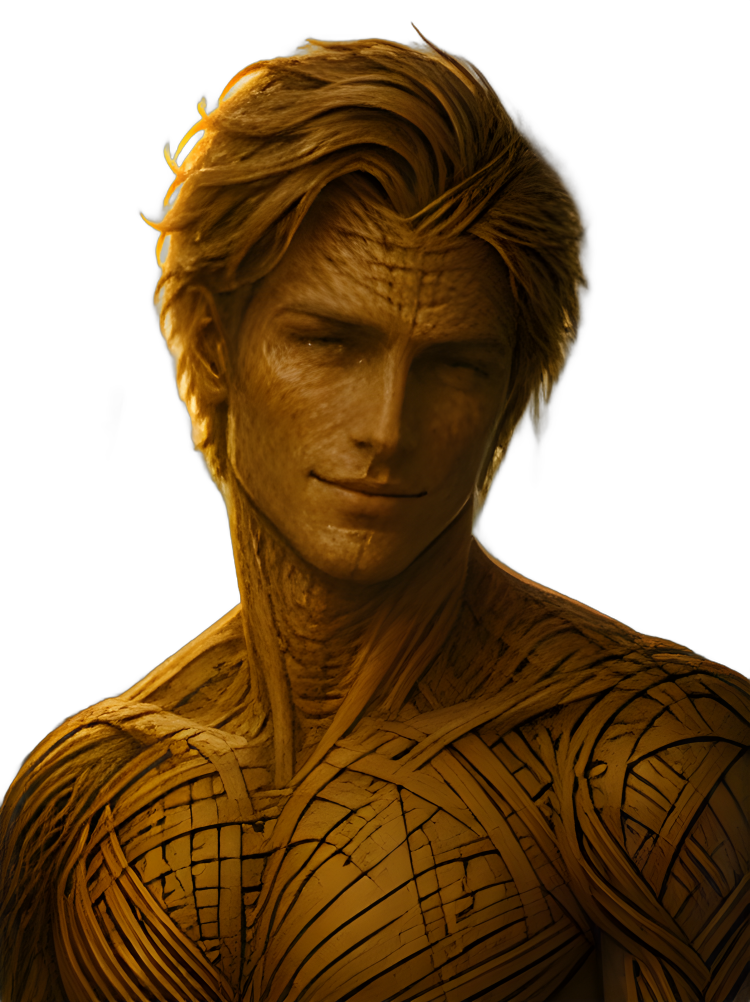
#> input picture scripts/portraits/transparent/golden-willow.png, 1500 x 2004 px, found by its file name (shown at 1/2 size); its folder holds 4 pictures in this run
$ python build_portraits.py
#> lines starting #> are read from the running program, lines starting #| are printed output that depends on the picture
"""Exports the user's husband portraits for the app (resized only) plus the raw-willow sepia weaving state."""
from pathlib import Path
from PIL import Image, ImageOps, ImageStat

SRC = Path("/app/scripts/portraits")
OUT = Path("/app/frontend/public/assets/husbands")
OUT.mkdir(parents=True, exist_ok=True)
SLUGS = ["golden-willow", "candlelit-rogue", "sunlit-curls", "lantern-woodsman", "moorland-scholar"]
W = 750
TARGET = 0.42  # same mean brightness for every sepia figure

for s in SLUGS:
    im = Image.open(SRC / "transparent" / f"{s}.png").convert("RGBA")
#> im is the input picture: PIL image 1500x2004 RGBA; mean R, G, B, A 51.1, 29.4, 3, 155.7
    im = im.resize((W, round(im.height * W / im.width)), Image.LANCZOS)
#> im: PIL image 750x1002 RGBA
    # sepia comes from his neutral expression frame so the bloom lines up exactly
    im = Image.open(Path("/app/scripts/emotions") / s / "neutral.webp").convert("RGBA").resize((W, round(1336 * W / 1000)), Image.LANCZOS)
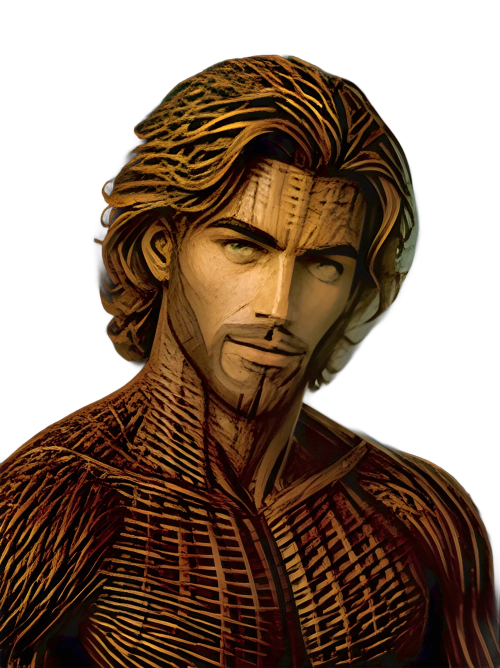
#> input picture scripts/emotions/candlelit-rogue/neutral.webp, 1000 x 1336 px, found by its file name (shown at 1/2 size)
    a = im.split()[3]
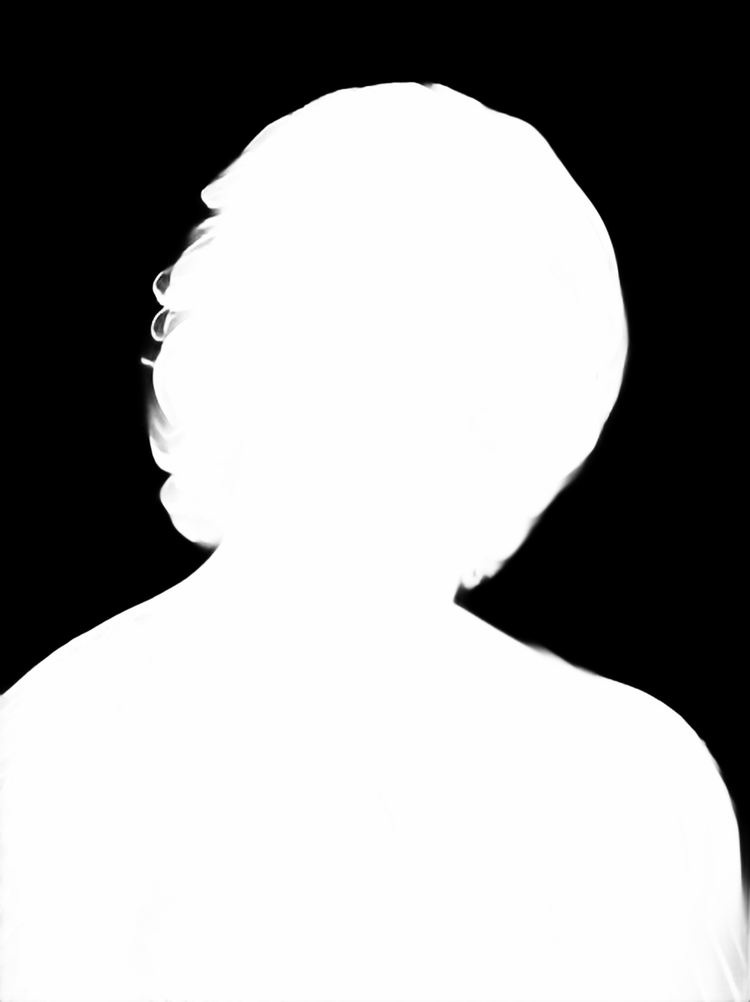
#> a: PIL image 750x1002 L; min 0, max 255, mean 157.6
    g = ImageOps.grayscale(im.convert("RGB"))
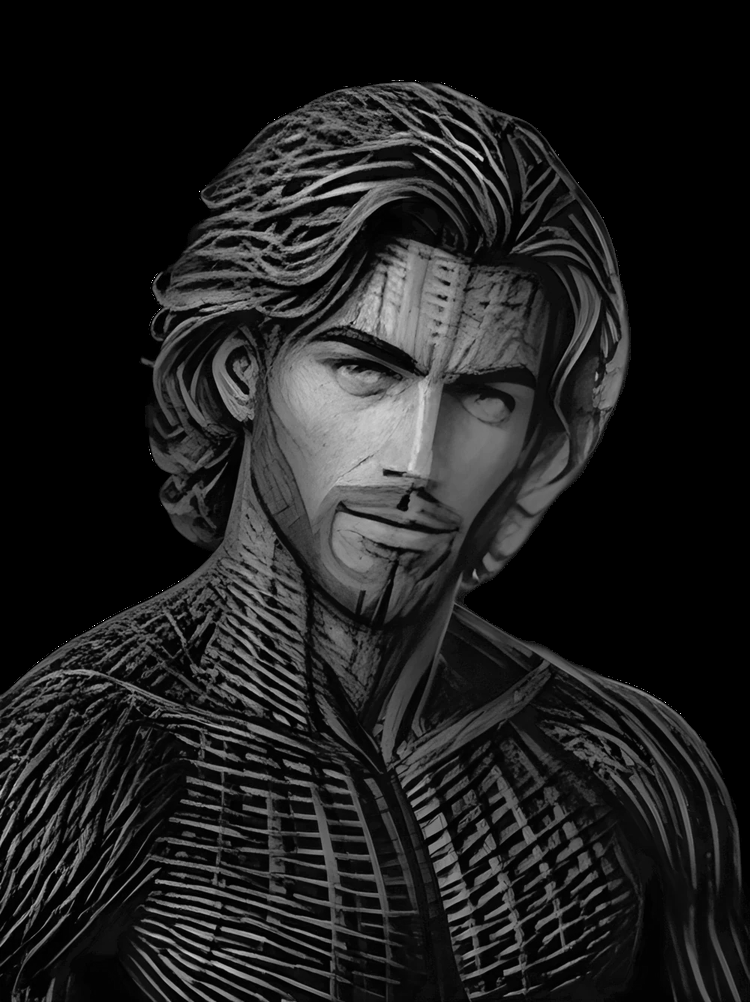
#> g: PIL image 750x1002 L; min 0, max 255, mean 30.8
    mean = ImageStat.Stat(g, mask=a.point(lambda v: 255 if v > 128 else 0)).mean[0] / 255
#> mean = 0.193
    k = TARGET / max(mean, 0.05)
#> k = 2.17
    g = g.point(lambda v: min(255, round(v * k)))
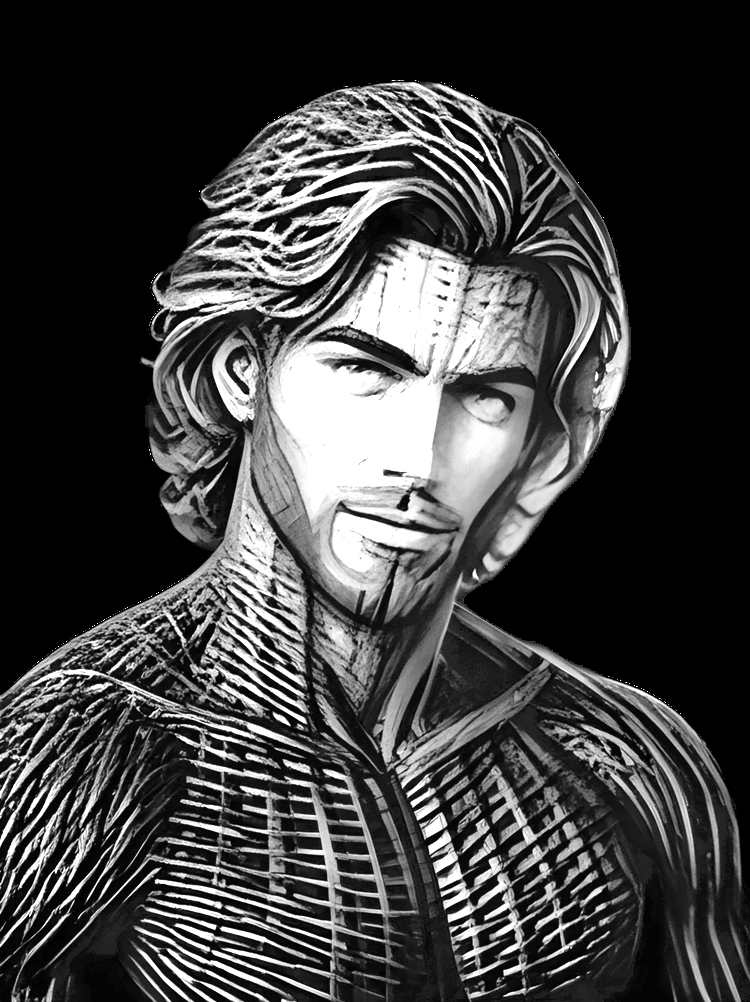
#> g: PIL image 750x1002 L; min 0, max 255, mean 63.4
    # warm raw-willow ramp: dark umber to pale straw
    sep = ImageOps.colorize(g, black="#2B1D10", mid="#9A7A4E", white="#F2E2BE")
    sep.putalpha(a)
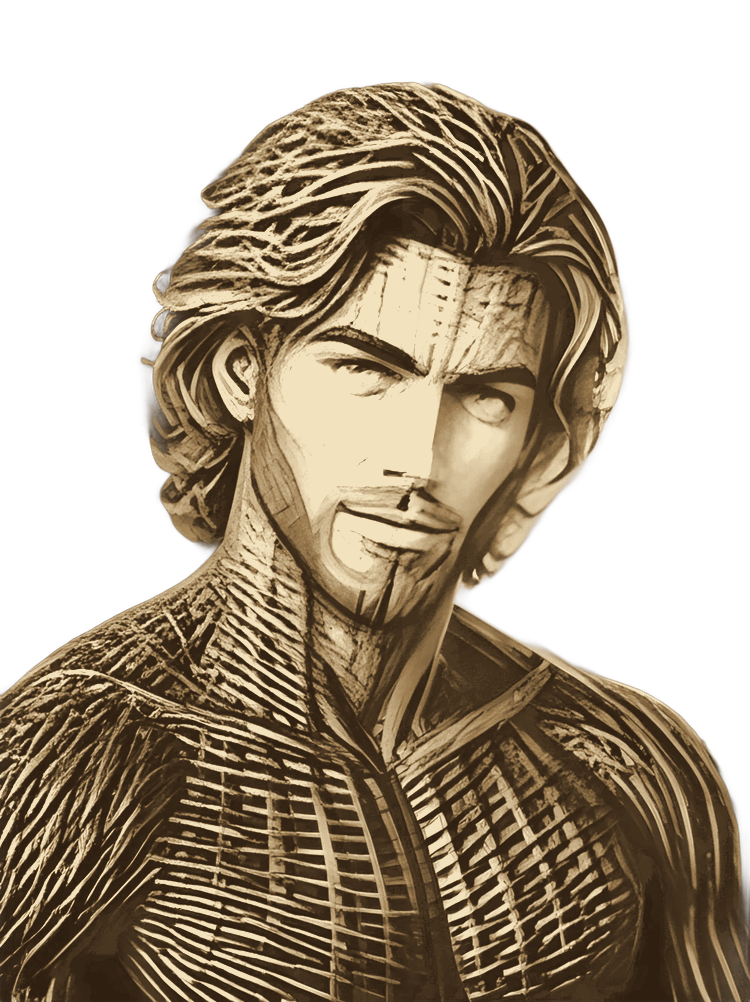
#> sep: PIL image 750x1002 RGBA; mean R, G, B, A 94.8, 76.6, 53.6, 157.6; transparent parts drawn white
    sep.save(OUT / f"{s}-weave.webp", "WEBP", quality=86, method=6)
    bg = Image.open(SRC / "with-background" / f"{s}.jpg").convert("RGB")
    bg.resize((W, round(bg.height * W / bg.width)), Image.LANCZOS).save(OUT / f"{s}-bg.jpg", "JPEG", quality=88, optimize=True, progressive=True)
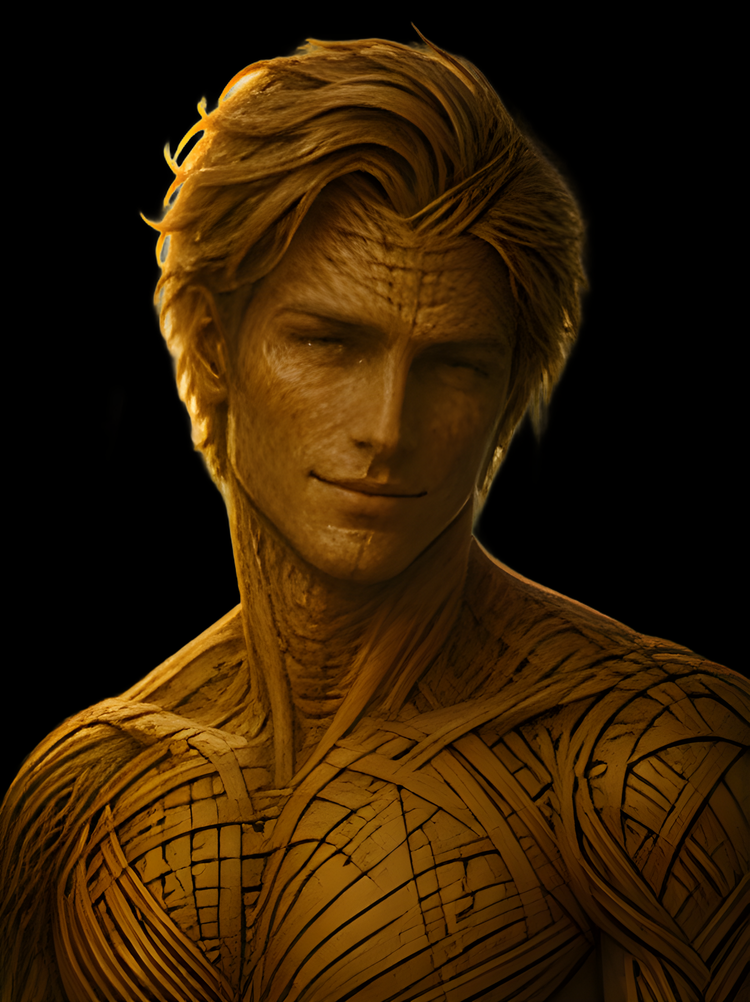
#> saved as golden-willow-bg.jpg: PIL image 750x1002 RGB; mean R, G, B 51.1, 29.4, 3
    print(s, round(mean, 3), "->", TARGET)
#| golden-willow 0.193 -> 0.42
#> pass 2 of the loop `for s in SLUGS:`:
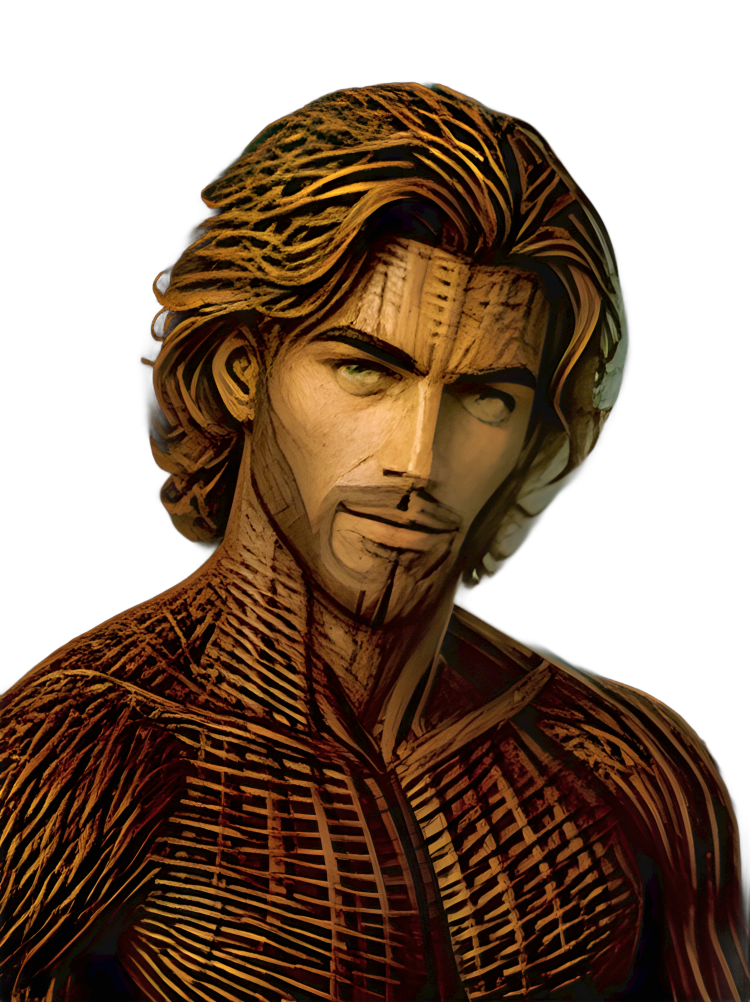
#> input picture scripts/portraits/transparent/candlelit-rogue.png, 1500 x 2004 px, found by its file name (shown at 1/2 size)
#> im is the input picture: PIL image 1500x2004 RGBA; mean R, G, B, A 47.4, 27.3, 11.5, 157.6
#> `bg = Image.open(SRC / "with-background" / f"{s}.jpg").convert("RGB")`:
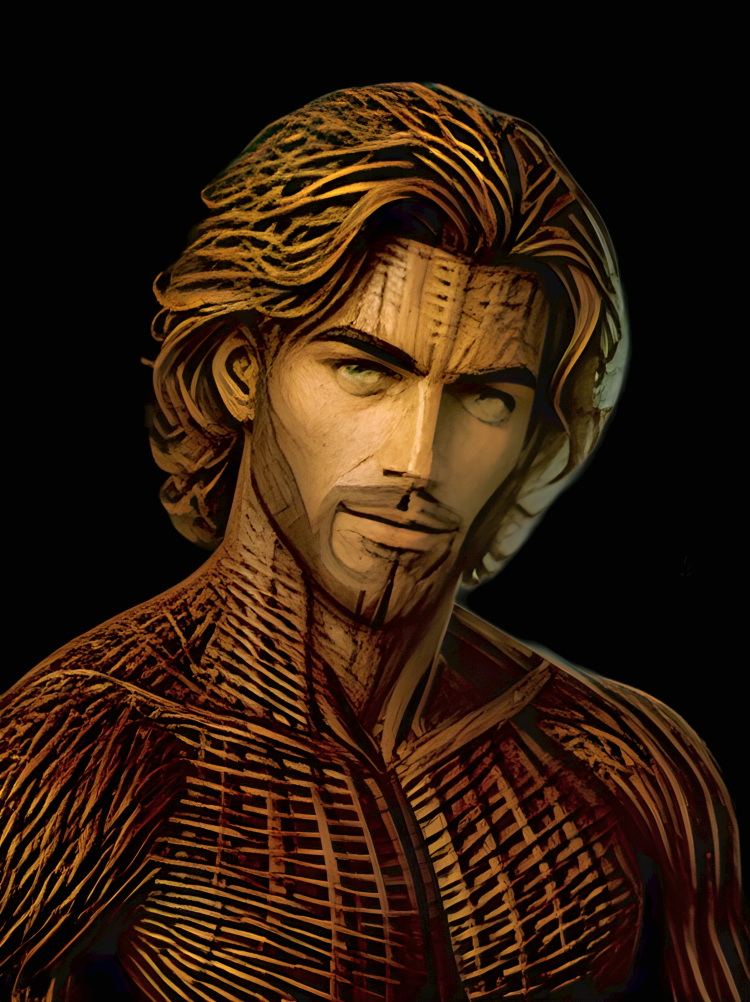
#> bg: PIL image 1500x2004 RGB (shown at 1/2 size); mean R, G, B 47.4, 27.3, 11.5
#> `bg.resize((W, round(bg.height * W / bg.width)), Image.LANCZOS).save(OU..`:
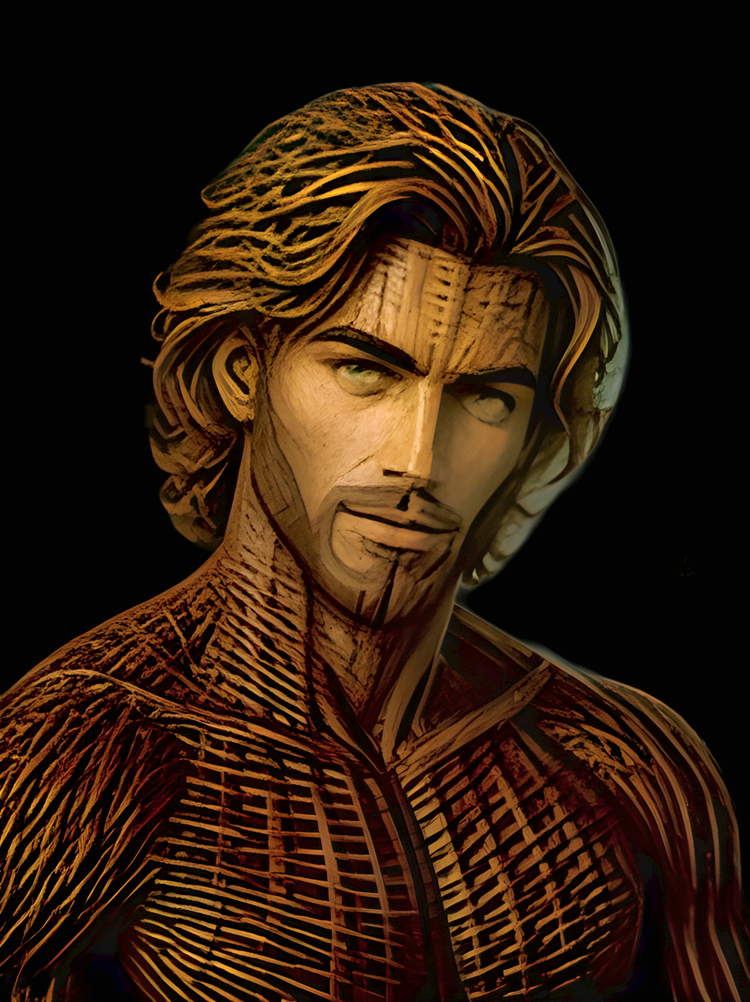
#> saved as candlelit-rogue-bg.jpg: PIL image 750x1002 RGB; mean R, G, B 47.4, 27.3, 11.5
#| candlelit-rogue 0.193 -> 0.42
#> (the run stopped early here; a loop or call above may not have finished)
